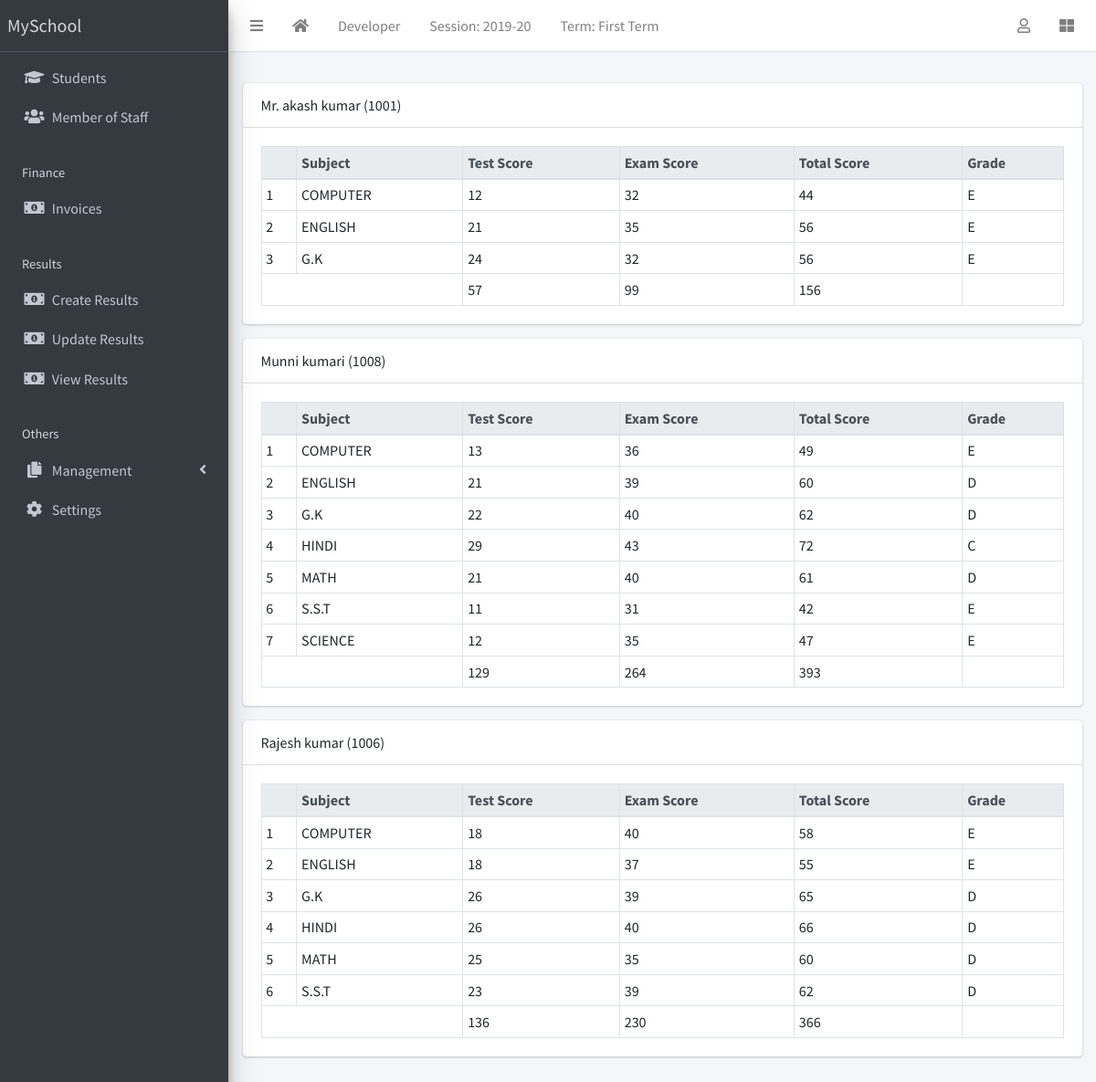
The app's page /results/view/all (signed in) with its own data.
### corecode/models.py (models this page shows, shortened)
class AcademicSession(models.Model):
    name = models.CharField(max_length=200,unique=True)
    current = models.BooleanField()
    class Meta:
        ordering = ['-name']

class AcademicTerm(models.Model):
    name = models.CharField(max_length=20,unique=True)
    current = models.BooleanField()
    class Meta:
        ordering = ['name']

class Subject(models.Model):
    name = models.CharField(max_length=200, unique=True)
    class Meta:
        ordering = ['name']
    def __str__(self):
        return self.name

### students/models.py (models this page shows, shortened)
class Student(models.Model):
    STATUS = [
        ('active','Active'),
        ('inactive','Inactive')
    ]
    GENDER = [
        ('male','Male'),
        ('female','Female')
    ]
    current_status = models.CharField(max_length=10,default='active',choices=STATUS)
    registration_number =models.CharField(max_length=200,unique=True)
    surname = models.CharField(max_length=200,blank=True)
    firstname = models.CharField(max_length=200)
    other_name = models.CharField(max_length=200,blank=True)
    gender = models.CharField(max_length=10,choices=GENDER,default='male')
    date_of_birth = models.DateField(default=timezone.now)
    current_class = models.ForeignKey(StudentClass,on_delete=models.SET_NULL,blank=True,null=True)
    date_of_admission = models.DateField(default=timezone.now)
    parent_mobile_number = models.CharField(max_length=15,blank=True)
    address = models.TextField(blank=True)
    others = models.TextField(blank=True)
    passport = models.ImageField(blank=True,upload_to='Students/passports/')
    class Meta:
        ordering = ['surname','firstname','other_name']
    def __str__(self):
        return f'{self.surname} {self.firstname} {self.other_name} ({self.registration_number})'

### result/models.py (models this page shows, shortened)
class Result(models.Model):
    student = models.ForeignKey(Student,on_delete=models.CASCADE)
    session = models.ForeignKey(AcademicSession,on_delete=models.CASCADE)
    term = models.ForeignKey(AcademicTerm,on_delete=models.CASCADE)
    current_class = models.ForeignKey(StudentClass, on_delete=models.CASCADE)
    subject = models.ForeignKey(Subject,on_delete=models.CASCADE)
    test_score = models.IntegerField(default=0)
    exam_score = models.IntegerField(default=0)
    class Meta:
        ordering = ['subject']
    def total_score(self):
        return self.test_score + self.exam_score
    def grade(self):
        return score_grade(self.total_score())

### result/views.py (the view)
# urls.py: path('view/all',all_results_view,name='view-results'),
@login_required
def all_results_view(request):
    results = Result.objects.filter(session=request.current_session,term=request.current_term)
    bulk = {}
    for result in results:
        test_total = 0
        exam_total = 0
        subjects = []
        for subject in results:
            if subject.student == result.student:
                subjects.append(subject)
                test_total += subject.test_score
                exam_total += subject.exam_score
        bulk[result.student.id] = {
            'student':result.student,
            'subjects':subjects,
            'test_total':test_total,
            'exam_total':exam_total,
            'total_total':test_total+exam_total
        }
    context = {'results':bulk}
    return render(request,'result/all_results.html',context)

### corecode/context_processors.py (called while the page is built)
def site_defaults(request):
    current_session = AcademicSession.objects.get(current=True)
    current_term = AcademicTerm.objects.get(current=True)
    vals = SiteConfig.objects.all()
    contexts ={
        'current_session':current_session.name,
        'current_term':current_term.name
    }
    for val in vals:
        contexts[val.key] = val.value
    return contexts

### result/utils.py (called while the page is built)
def score_grade(score):
    if score>=90 and sccore<=100:
        return 'A'
    elif score>=80 and socre<90:
        return 'B'
    elif score>=70 and score<80:
        return 'C'
    elif score>=60 and score<70:
        return 'D'
    elif score<60 and score>=35:
        return 'E'
    else:
        return 'FAIL'

### result/templates/result/all_results.html
{% extends 'corecode/base.html' %}
{% block fullcard %}
  {% for key, result in results.items %}
    <div class="card">
      <div class="card-header">
        {{result.student}}
      </div>
      <div class="card-body">
        <table class="table table-bordered table-sm">
          <thead class="thead-light">
            <tr>
              <th></th>
              <th>Subject</th>
              <th>Test Score</th>
              <th>Exam Score</th>
              <th>Total Score</th>
              <th>Grade</th>
            </tr>
          </thead>
          <tbody>
            {% for subject in result.subjects %}
              <tr>
                <td>{{ forloop.counter }}</td>
                <td>{{ subject.subject }}</td>
                <td>{{ subject.test_score }}</td>
                <td>{{ subject.exam_score }}</td>
                <td>{{ subject.total_score }}</td>
                <td>{{ subject.grade }}</td>
              </tr>
            {% endfor %}
          </tbody>
          <tfoot>
            <tr>
              <td colspan="2"></td>
              <td>{{ result.test_total }}</td>
              <td>{{ result.exam_total }}</td>
              <td>{{ result.total_total }}</td>
              <td></td>
            </tr>
          </tfoot>
        </table>
      </div>
    </div>
  {% endfor %}
{% endblock fullcard %}

### corecode/templates/corecode/base.html (shortened to what this page needs)
{% load static %}
<!DOCTYPE html>
<html lang="en" dir="ltr">
  <head>
    <link href="https://stackpath.bootstrapcdn.com/bootstrap/4.5.0/css/bootstrap.min.css" rel="stylesheet">
    <link rel="stylesheet" href="{% static 'plugins/fontawesome-free/css/all.min.css' %}">
<link rel="stylesheet" href="{% static 'plugins/toastr/toastr.min.css' %}">
<link rel="stylesheet"
  href="{% static 'plugins/overlayScrollbars/css/OverlayScrollbars.min.css' %}">
<link rel="stylesheet" href="{% static 'plugins/DataTables/datatables.min.css' %}" />
<link rel="stylesheet" href="{% static 'dist/css/adminlte.min.css' %}">
  </head>
  <body class="hold-transition sidebar-mini layout-fixed layout-navbar-fixed layout-footer-fixed">
      <div class="wrapper">
        <nav class="main-header navbar navbar-expand navbar-white navbar-light">
          <ul class="navbar-nav">
            <li class="nav-item">
              <a class="nav-link" href="#" data-widget="pushmenu" role="button"><i class="fas fa-bars"></i></a>
            </li>
            <li class="nav-item d-none d-sm-inline-block">
              <a href="{% url 'home' %}" class="nav-link"><i class="fa fa-home"></i></a>
            </li>
            <li class="nav-item d-none d-sm-inline-block">
              <a href="{% url 'developer' %}" class="nav-link">Developer</a>
            </li>
            <li class="nav-item d-none d-sm-inline-block">
              <a href="{% url 'current-session'%}" class="nav-link">Session: {{current_session}}</a>
            </li>
            <li class="nav-item d-none d-sm-inline-block">
              <a href="{% url 'current-session' %}" class="nav-link">Term: {{current_term}}</a>
            </li>
          </ul>
          <ul class="navbar-nav ml-auto">
            <li class="nav-item dropdown">
              <a href="#" class="nav-link" data-toggle="dropdown">
                <i class="far fa-user"></i>
              </a>
            </li>
            <li class="nav-item">
              <a href="#" class="nav-link" data-widget="control-sidebar" data-side="true"
              role="button"><i class="fas fa-th-large"></i></a>
            </li>
          </ul>
        </nav>
        <aside class="main-sidebar sidebar-dark-primary elevation-4">
          <a href="#" class="brand-link">{{ school_name | default:"MySchool"}}</a>
          <div class="sidebar">
            <nav class="mt-2">
              <ul class="nav nav-pills nav-sidebar flex-column" data-widget="treeview" role="menu" data-accordion="false">
                <li class="nav-item">
                  <a href="{% url 'student-list' %}" class="nav-link">
                    <i class="nav-icon fas fa-graduation-cap"></i>
                    <p>Students</p>
                    </a>
                </li>
                <li class="nav-item">
                  <a href="{% url 'staff-list' %}" class="nav-link">
                    <i class="nav-icon fas fa-users"></i>
                    <p>Member of Staff</p>
                    </a>
                </li>
                <li class="nav-header">Finance</li>
                  <li class="nav-item">
                    <a href="{% url 'invoice-list' %}" class="nav-link">
                      <i class="nav-icon fas fa-money-bill-alt"></i>
                      <p>Invoices</p>
                      </a>
                  </li>
                  <li class="nav-header">Results</li>
                    <li class="nav-item">
                      <a href="{% url 'create-result' %}" class="nav-link">
                        <i class="nav-icon fas fa-money-bill-alt"></i>
                        <p>Create Results</p>
                        </a>
                    </li>
                    <li class="nav-item">
                      <a href="{% url 'edit-results' %}" class="nav-link">
                        <i class="nav-icon fas fa-money-bill-alt"></i>
                        <p>Update Results</p>
                        </a>
                    </li>
                    <li class="nav-item">
                      <a href="{% url 'view-results' %}" class="nav-link">
                        <i class="nav-icon fas fa-money-bill-alt"></i>
                        <p>View Results</p>
                        </a>
                    </li>
                    <li class="nav-header">Others</li>
                      <li class="nav-item has-treeview">
                        <a href="#" class="nav-link">
                          <i class="nav-icon fas fa-copy"></i>
                          <p>Management</p>
                          <i class="fas fa-angle-left right"></i>
                          </a>
                      </li>
                      <li class="nav-item">
                        <a href="{% url 'configs' %}" class="nav-link">
                          <i class="nav-icon fas fa-cog"></i>
                          <p>
                            Settings
                          </p>
                        </a>
                      </li>
                    </ul>
                  </nav>
                </div>
              </aside>
                <div class="content-wrapper">
                  <section class="content-header">
                  </section>
                  <section class="content">
                    <div class="container-fluid">
                      <div class="row">
                        <div class="col-md-12">
                          {% block fullcard %}{% endblock fullcard %}
                        </div>
                      </div>
                    </div>
                  </section>
                </div>
              </div>
            </body>
            </html>

### records on screen
AcademicSession: name "2019-20"
AcademicTerm: name "First Term"
Student: student "Mr. akash kumar (1001)", test_total "57", exam_total "99", total_total "156"
Result: subject "COMPUTER", test_score "12", exam_score "32", total_score "44", grade "E"
Result: subject "ENGLISH", test_score "21", exam_score "35", total_score "56", grade "E"
Result: subject "G.K", test_score "24", exam_score "32", total_score "56", grade "E"
Student: student "Munni kumari (1008)", test_total "129", exam_total "264", total_total "393"
Result: subject "COMPUTER", test_score "13", exam_score "36", total_score "49", grade "E"
Result: subject "ENGLISH", test_score "21", exam_score "39", total_score "60", grade "D"
Result: subject "G.K", test_score "22", exam_score "40", total_score "62", grade "D"
Result: subject "HINDI", test_score "29", exam_score "43", total_score "72", grade "C"
Result: subject "MATH", test_score "21", exam_score "40", total_score "61", grade "D"
Result: subject "S.S.T", test_score "11", exam_score "31", total_score "42", grade "E"
Result: subject "SCIENCE", test_score "12", exam_score "35", total_score "47", grade "E"
Student: student "Rajesh kumar (1006)", test_total "136", exam_total "230", total_total "366"
Result: subject "COMPUTER", test_score "18", exam_score "40", total_score "58", grade "E"
Result: subject "ENGLISH", test_score "18", exam_score "37", total_score "55", grade "E"
Result: subject "G.K", test_score "26", exam_score "39", total_score "65", grade "D"
Result: subject "HINDI", test_score "26", exam_score "40", total_score "66", grade "D"
Result: subject "MATH", test_score "25", exam_score "35", total_score "60", grade "D"
Result: subject "S.S.T", test_score "23", exam_score "39", total_score "62", grade "D"

### other values on screen
{{ school_name | default:"MySchool" }} "MySchool"
